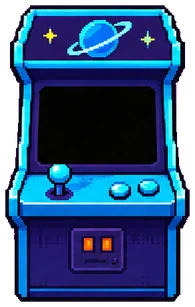
#> input picture ui-assets/assets/cab_cyan.webp, 195 x 307 px
$ python flood_key.py ../assets/cab_cyan.webp ../assets/cab_green.webp
#> lines starting #> are read from the running program, lines starting #| are printed output that depends on the picture; after the words box and inside, x2 and y2 are one past the last pixel; in counts of white or black regions, pixels touching at a corner belong together
"""Make the magenta sheet background transparent by flood fill from the border.

The default chroma key in process_assets.py removes every pixel close to magenta,
which also erases pink hair and magenta cabinet panels. Only the background region
connected to the border is removed here; pink inside a dark outline stays.
Output keeps alpha, so process_assets.py skips its own key on these files.
usage: python3 tools/flood_key.py raw/<sheet>.png raw_keyed/<sheet>.png
"""
import sys
import numpy as np
from PIL import Image
from scipy import ndimage

src, dst = sys.argv[1], sys.argv[2]
arr = np.asarray(Image.open(src).convert("RGB")).astype(np.float32)
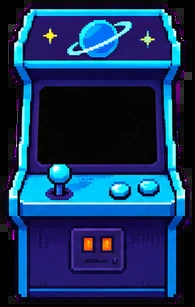
#> arr: shape (307, 195, 3) float32; mean R, G, B 22.1, 52.4, 93.7
border = np.concatenate([arr[0], arr[-1], arr[:, 0], arr[:, -1]])
#> border = 1004 rows, first 8: [0, 0, 0], [0, 0, 0], [0, 0, 0], [0, 0, 0], [0, 0, 0], [0, 0, 0], [0, 0, 0], [0, 0, 0]
key = np.median(border, axis=0)
#> key = [0, 0, 0]
dist = np.linalg.norm(arr - key, axis=-1)
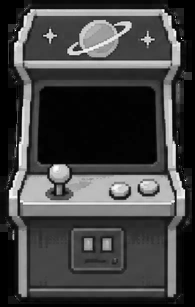
#> dist: shape (307, 195) float32; min 0, max 439.4, mean 115; drawn with min black and max white
near = dist < 120
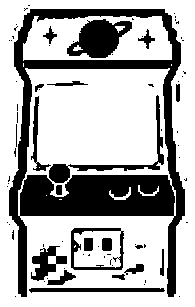
#> near: shape (307, 195) bool; 68.3% white; 78 black regions (57 under 20 px), largest, box (x1, y1, x2, y2) and area: (9, 9, 185, 297) 13006, (67, 19, 132, 58) 1520, (49, 95, 164, 183) 1017
labels, _ = ndimage.label(near)
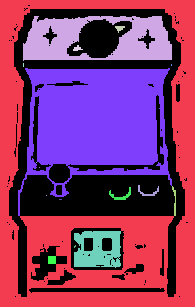
#> labels: shape (307, 195) int32; 19 distinct labels, from 0 to 18; one colour per label, 0 black
edge_ids = np.unique(np.concatenate([labels[0], labels[-1], labels[:, 0], labels[:, -1]]))
#> edge_ids = [1]
bg = np.isin(labels, edge_ids[edge_ids > 0])
#> bg: shape (307, 195) bool; 36.2% white; 1 white region, box (x1, y1, x2, y2) and area: (0, 0, 195, 307) 21647
# also take enclosed background pockets (between arms, under bubbles): big and very close to key
pockets = (dist < 60) & ~bg
#> pockets: shape (307, 195) bool; 16.9% white; 63 white regions (44 under 20 px), largest, box (x1, y1, x2, y2) and area: (38, 86, 157, 166) 9109, (27, 93, 34, 174) 185, (88, 147, 168, 174) 167
plab, n = ndimage.label(pockets)
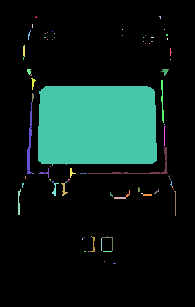
#> plab: shape (307, 195) int32; 79 distinct labels, from 0 to 78; one colour per label, 0 black
#> n = 78
if n:
    sizes = ndimage.sum(pockets, plab, range(1, n + 1))
#> sizes = 78 values, max 9109 at index 34, min 1 at index 3, mean 129.6
    big = np.isin(plab, np.nonzero(sizes > 400)[0] + 1)
#> big: shape (307, 195) bool; 15.2% white; 1 white region, box (x1, y1, x2, y2) and area: (38, 86, 157, 166) 9109
    bg |= big
#> bg: shape (307, 195) bool; 51.4% white; 53 black regions (42 under 20 px), largest, box (x1, y1, x2, y2) and area: (9, 9, 185, 297) 25081, (71, 228, 124, 270) 2173, (31, 246, 67, 281) 659
# one pixel of anti-alias fringe next to the background
fringe = ndimage.binary_dilation(bg) & ~bg & (dist < 200)
#> fringe: shape (307, 195) bool; 2.8% white in thin lines or dots, all inside (x1, y1, x2, y2) = (7, 5, 188, 297)
bg |= fringe
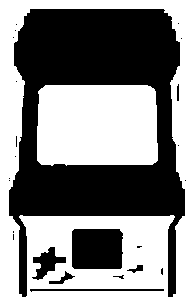
#> bg: shape (307, 195) bool; 54.2% white; 24 black regions (17 under 20 px), largest, box (x1, y1, x2, y2) and area: (9, 9, 185, 297) 24383, (72, 229, 123, 269) 1995, (32, 247, 66, 280) 502
alpha = np.where(bg, 0, 255).astype(np.uint8)
rgb = arr.astype(np.uint8)
rgb[bg] = 0
Image.fromarray(np.dstack([rgb, alpha]), "RGBA").save(dst)
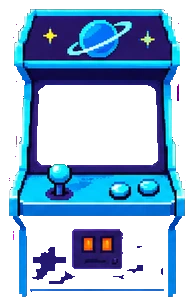
#> saved as cab_green.webp: PIL image 195x307 RGBA; mean R, G, B, A 15.4, 47, 75.3, 116.8; transparent parts drawn white
print(dst, int((~bg).sum()), "opaque px")
#| ../assets/cab_green.webp 27421 opaque px
